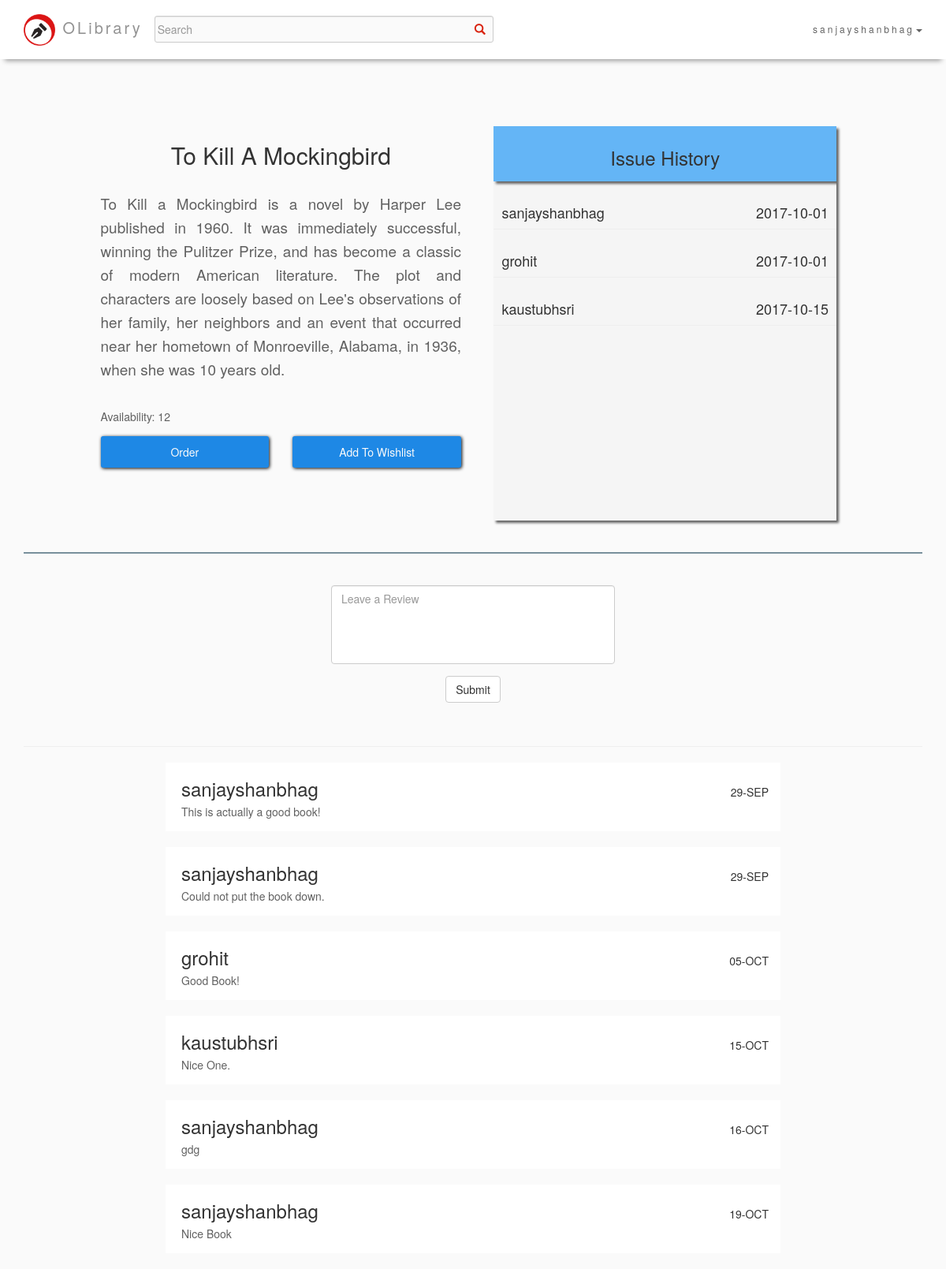
The app's page /order.php?id=1 (signed in) with its own data.
### tables this page shows
CREATE TABLE `books` (
  `id` int(11) NOT NULL,
  `name` varchar(255) NOT NULL,
  `author` varchar(255) NOT NULL,
  `copies` int(11) NOT NULL,
  `description` text NOT NULL
);

CREATE TABLE `issued` (
  `id` int(11) NOT NULL,
  `bid` int(11) NOT NULL,
  `uid` varchar(255) NOT NULL,
  `date1` timestamp NULL DEFAULT CURRENT_TIMESTAMP
);

CREATE TABLE `reviews` (
  `id` int(11) NOT NULL,
  `uid` varchar(255) NOT NULL,
  `bid` int(11) NOT NULL,
  `review` text,
  `date1` timestamp NOT NULL DEFAULT CURRENT_TIMESTAMP
);

### order.php (the view, shortened to what this page needs)
<?php
	include 'databh.php';
    $id = $_GET['id'];
?>
<!DOCTYPE html>
<html>
  <head>
    <link rel="stylesheet" type="text/css" href="CSS/custom_content.css">
      <link rel="stylesheet" href="https://maxcdn.bootstrapcdn.com/bootstrap/3.3.7/css/bootstrap.min.css">
  </head>
	<body>
		<div class="container">
    <nav class="navbar navbar-default navbar-fixed-top" style="background-color: #FFFFFF; border: none;">
                    <div class="container">
                        <div class="navbar-header">
                            <a class="navbar-left" href="index.php" style="margin-top: 18px; color: #939393; text-decoration: none; font-size: 20px;"><img src="images/lo2.png" style="height: 40px; width: 40px; margin-right: 1px;"> OLibrary</a>
                        </div>
                        <div id="navbar" class="navbar-collapse collapse">
                            <ul class="nav navbar-nav navbar-left">
                                <div id="custom-search-input">
                                <form class="navbar-form navbar-left" method="POST" action="searchresults.php" id="search">
                                    <div class="input-group">
                                        <input type="text" class="search-query form-control" placeholder="Search" id="query" name="query"/>
                                        <span class="input-group-btn">
                                            <button class="btn btn-danger" type="submit">
                                                <span class=" glyphicon glyphicon-search"></span>
                                            </button>
                                        </span>
                                    </div>
                                </form>
                                </div>
                            </ul>
                            <ul class="nav navbar-nav navbar-right">
                                <?php
                                if(isset($_SESSION['uid']) && !empty($_SESSION['uid'])){
                                    if(isset($dp) && !empty($dp)){
                                       echo "<li class='dropdown'><a class='dropdown-toggle' data-toggle='dropdown' href='#'>" .$_SESSION['uid']."<span class='caret'></span></a>";
                                   }else{
                                    echo "<li class='dropdown'><a class='dropdown-toggle' data-toggle='dropdown' href='#'>" .$_SESSION['uid']."<span class='caret'></span></a>";
                                   }
                                }
                                else{
                                    echo "<li class='dropdown'><a class='dropdown-toggle' data-toggle='dropdown' href='#'>User<span class='caret'></span></a>";
                                    }
                                    ?>
                                </li>
                            </ul>
                        </div>
                    </div>
                </nav>
        </div>
        <div class="container-fluid back">
            <br><br><br><br><br><br><br><br>
            <div class='container'>
                <div class="row">
                    <div class="col-sm-1 col-lg-1 col-md-1">
                    </div>
                    <div class="col-sm-5 col-lg-5 col-md-5">
                        <?php
                            $sql = "SELECT * FROM books WHERE id = '$id'";
                            $result = $conn->query($sql);
                            $row = $result->fetch_assoc();
                            $name = $row['name'];
                            $descript = $row['description'];
                            echo "<h2 style='text-align: center;'>".$name."</h2>";
                            echo "<br>";
                            echo "<p style='text-align: justify; font-size: 19px;'>".$descript."</p>";
                            echo "<br>";
                            $sql1 = "SELECT id FROM issued WHERE bid = '$id'";
                            $result1 = $conn->query($sql1);
                            $ava = mysqli_num_rows($result1);
                            $tot = $row['copies'];
                            $ava = $tot - $ava;
                            echo "<p>Availability: ".$ava."</p>";
                            echo "<div class='row'>";
                                echo "<div class='col-sm-6 col-md-6 col-lg-6'>";
                                    echo "<a href='orderprocess.php?id=".$id."' class='bton1 center-block'>Order</a>";
                                echo "</div>";
                                echo "<div class='col-sm-6 col-md-6 col-lg-6'>";
                                    echo "<a onclick='wishlist()' class='bton1 center-block'>Add To Wishlist</a>";
                                echo "</div>";
                            echo "</div>";
                        ?>
                        <br>
                        <br>
                    </div>
                    <div class="col-sm-5 col-lg-5 col-md-5">
                        <div class="center-block hist">
                            <div class="histhead">
                                <h3 style="text-align: center;">Issue History</h3>
                            </div>
                            <br>
                            <?php
                                $sql = "SELECT * FROM issued WHERE bid = '$id'";
                                $result = $conn->query($sql);
                                while($row = $result->fetch_assoc()){
                                    $name = $row['uid'];
                                    $date = $row['date1'];
                                    $datearr = explode(" ", $date);
                                    $date1 = $datearr[0];
                                    echo "<h4 style='display: inline; float: left; margin-left: 10px;'>".$name."</h4>";
                                    echo "<h4 style='display: inline; float: right; margin-right: 10px;'>".$date1."</h4>";
                                    echo "<br>";
                                    echo "<hr>";
                                }
                            ?>
                        </div>
                    </div>
                    <div class="col-sm-1 col-lg-1 col-md-1">
                    </div>
                </div>
                <br>
                <hr style="border-width: 2px; border-color: #78909C;">
                <br>
                <div class="form-group">
                    <div class="row">
                        <div class="col-sm-4 col-lg-4 col-md-4">
                        </div>
                        <div class="col-sm-4 col-lg-4 col-md-4">
                            <textarea class="form-control" name="review" id="review" placeholder="Leave a Review" style="resize: none; height: 100px;"></textarea>
                        </div>
                        <div class="col-sm-4 col-lg-4 col-md-4">
                        </div>
                    </div>
                </div>
                <div class="form-group">
                    <div style="text-align: center;">
                        <p onclick="loadDoc()" class="btn btn-default">Submit</p>
                    </div>
                </div>
                <br>
                <hr>
                <div class="resudiv" id="resudiv">
                    <?php
                        $sql = "SELECT * FROM reviews WHERE bid = '$id'";
                        $result = $conn->query($sql);
                        while($row = $result->fetch_assoc()){
                            echo "<div class='row'>";
                                echo "<div class='col-sm-2 col-lg-2 col-md-2'>";
                                echo "</div>";
                                echo "<div class='col-sm-8 col-lg-8 col-md-8'  style='background-color: #FFFFFF;'>";
                                    echo "<br>";
                                    echo "<h3 style='margin-left: 5px; display: inline;'>".$row['uid']."</h3>";
                                    $date = $row['date1'];
                                    $datearr = explode(" ", $date);
                                    $date1 = $datearr[0];
                                    $date1arr = explode("-", $date1);
                                    $month = $date1arr[1];
                                    if($month == '09'){
                                        $month = "SEP";
                                    }
                                    if($month == '10'){
                                        $month = "OCT";
                                    }
                                    $datedisp = $date1arr[2]."-".$month;
                                    echo "<h5 style='margin-left: 5px; text-align: right; display: inline; float: right;'>".$datedisp."</h5>";
                                    echo "<p style='margin-left: 5px;'>".$row['review']."</p>";
                                echo "</div>";
                                echo "<div class='col-sm-2 col-lg-2 col-md-2'>";
                                echo "</div>";
                            echo "</div>";
                            echo "<br>";
                        }
                    ?>
                </div>
            </div>
        </div>
    </body>
</html>

### CSS/custom_content.css (style rules this page uses)
p { color: #616161; line-height: 30px; }
.navbar { -webkit-box-shadow: 0 8px 6px -6px #999 !important; -moz-box-shadow: 0 8px 6px -6px #999 !important; box-shadow: 0 8px 6px -6px #999 !important; margin-bottom: 0; background-color: #f4511e; z-index: 9999; border: 0; font-size: 12px !important; line-height: 1.42857143 !important; letter-spacing: 3px; border-radius: 0; height: 75px; }
.navbar li a, .navbar .navbar-brand { color: #636363 !important; margin-top: 12PX; }
.bton1 { background-color: #1E88E5; height: 40px; border-radius: 3px; text-align: center; cursor: pointer; padding: 10px; box-shadow: 1px 1px 4px #000000; color: #FAFAFA; text-decoration: none; }
#custom-search-input { margin:0; margin-top: 0px; margin-bottom: 0px; padding: 0; }
#custom-search-input .search-query { padding-right: 3px; padding-right: 4px \9; padding-left: 3px; padding-left: 4px \9; margin-bottom: 0; -webkit-border-radius: 3px; -moz-border-radius: 3px; border-radius: 3px; }
#custom-search-input button { border: 0; background: none; padding: 2px 5px; margin-top: 2px; position: relative; left: -28px; margin-bottom: 0; -webkit-border-radius: 3px; -moz-border-radius: 3px; border-radius: 3px; color:#D9230F; margin-top: 12PX; }
#search input[type=text] { width:430px !important; background-color: #FAFAFA; margin-top: 12px; }
.back { background-color: #FAFAFA; min-height: 100%; min-width: 100%; }
html, body { margin: 0; height: 100%; }
body { min-height: 100%; }
.hist { min-height: 500px; background-color: #F5F5F5; width: 95%; box-shadow: 3px 3px 3px #636363; overflow: scroll; }
.histhead { min-height: 70px; background-color: #64B5F6; box-shadow: 3px 3px 3px #636363; padding-top: 7px; }

### records on screen
books: name "To Kill A Mockingbird", description "To Kill a Mockingbird is a novel by Harper Lee published in 1960. It was immediately successful, winning the Pulitzer Prize, and has become a classic of modern American literature. The plot and characters are loosely based on Lee's observations of her family, her neighbors and an event that occurred near her hometown of Monroeville, Alabama, in 1936, when she was 10 years old."
issued: uid "sanjayshanbhag", date1 "2017-10-01"
issued: uid "grohit", date1 "2017-10-01"
issued: uid "kaustubhsri", date1 "2017-10-15"
reviews: uid "sanjayshanbhag", date1 "29-SEP", review "This is actually a good book!"
reviews: uid "sanjayshanbhag", date1 "29-SEP", review "Could not put the book down."
reviews: uid "grohit", date1 "05-OCT", review "Good Book!"
reviews: uid "kaustubhsri", date1 "15-OCT", review "Nice One."
reviews: uid "sanjayshanbhag", date1 "16-OCT", review "gdg"
reviews: uid "sanjayshanbhag", date1 "19-OCT", review "Nice Book"

### other values on screen
$_SESSION['uid'] "sanjayshanbhag"
$ava "12"
